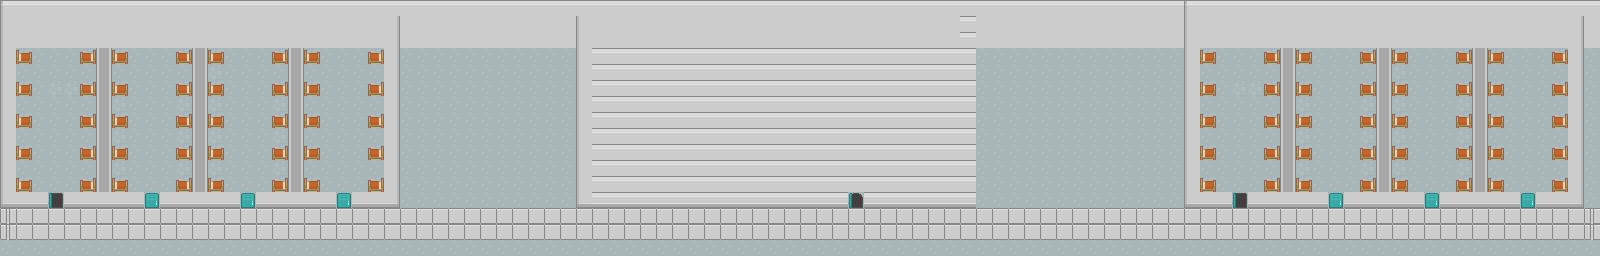

The image is a tile-based game level rendered from a .tmx file. Its description and source (layers, tilesets, objects; grid data summarised) follow:
An orthogonal 100x16 tile map with 16x16 px tiles, 4 tile layers (Tile Layer 3, Tile Layer 1, Tile Layer 4, Tile Layer 2), 2 tilesets and 69 objects.

<map version="1.2" tiledversion="1.2.0" orientation="orthogonal" renderorder="left-down" width="100" height="16" tilewidth="16" tileheight="16" infinite="0" nextlayerid="12" nextobjectid="169">
 <properties>
  <property name=" unity:scale " value="0.0625" />
 </properties>
 <tileset firstgid="1" source="meme.tsx" />
 <tileset firstgid="1037" source="roguelikeSheet_transparent.tsx" />
 <layer id="7" name="Tile Layer 3" width="100" height="16">
  <data>[1600 cells, 1600 non-empty, 1 distinct tile ids]</data>
 </layer>
 <layer id="5" name="Tile Layer 1" width="100" height="16">
  <data>[1600 cells, 1525 non-empty, 12 distinct tile ids]</data>
 </layer>
 <layer id="11" name="Tile Layer 4" width="100" height="16">
  <data>[1600 cells, 80 non-empty, 2 distinct tile ids]</data>
 </layer>
 <layer id="6" name="Tile Layer 2" width="100" height="16">
  <data>[1600 cells, 324 non-empty, 10 distinct tile ids]</data>
 </layer>
 <objectgroup id="10" name="Object Layer 1">
  <object id="92" x="-0.50958" y="37.1993" width="12.2081" height="168.161" />
  <object id="93" x="99.6338" y="36.9783" width="9.15067" height="164.085" />
  <object id="94" x="194.349" y="40.235" width="10.1698" height="161.537" />
  <object id="95" x="290.66" y="37.2221" width="9.66017" height="162.046" />
  <object id="96" x="388.255" y="40.7446" width="11.2554" height="161.537" />
  <object id="97" x="1.52874" y="195.501" width="46.8814" height="8.57467" />
  <object id="98" x="65.7358" y="195.302" width="333.265" height="7.62187" />
  <object id="100" x="2.03832" y="1.52874" width="396.963" height="37.1993" />
  <object id="101" x="385.752" y="34.6514" width="12.7395" height="14.7778" />
  <object id="102" x="17.8353" y="56.0538" width="13.7587" height="6.11496" />
  <object id="103" x="81.0232" y="56.5634" width="13.7587" height="5.60538" />
  <object id="104" x="18.8545" y="90.1957" width="13.2491" height="5.60538" />
  <object id="105" x="81.0232" y="90.1957" width="16.3066" height="4.58622" />
  <object id="106" x="81.0232" y="122.809" width="46.8814" height="4.58622" />
  <object id="107" x="82.0424" y="57.073" width="44.3335" height="6.62454" />
  <object id="109" x="81.5328" y="89.1765" width="45.3526" height="5.60538" />
  <object id="110" x="81.0232" y="154.403" width="46.3718" height="4.07664" />
  <object id="111" x="81.0232" y="185.487" width="45.3526" height="5.0958" />
  <object id="112" x="10.1916" y="184.468" width="21.4024" height="7.13412" />
  <object id="113" x="13.2491" y="153.893" width="18.3449" height="5.0958" />
  <object id="114" x="14.2682" y="121.28" width="16.8161" height="5.60538" />
  <object id="115" x="177.334" y="56.0538" width="45.8622" height="6.62454" />
  <object id="116" x="273.645" y="56.0538" width="45.3526" height="6.11496" />
  <object id="117" x="368.936" y="55.5442" width="14.7778" height="6.62454" />
  <object id="118" x="368.936" y="89.6861" width="15.2874" height="5.60538" />
  <object id="119" x="369.446" y="121.79" width="15.2874" height="5.60538" />
  <object id="120" x="369.446" y="153.384" width="15.2874" height="5.0958" />
  <object id="121" x="369.955" y="184.978" width="15.797" height="5.60538" />
  <object id="122" x="273.135" y="185.997" width="46.8814" height="5.0958" />
  <object id="123" x="177.334" y="185.997" width="46.3718" height="6.11496" />
  <object id="124" x="177.334" y="153.384" width="45.3526" height="6.11496" />
  <object id="125" x="177.334" y="121.79" width="47.9005" height="6.11496" />
  <object id="126" x="177.334" y="88.6669" width="45.3526" height="7.13412" />
  <object id="127" x="273.135" y="88.6669" width="45.8622" height="6.62454" />
  <object id="128" x="273.135" y="121.28" width="45.3526" height="5.60538" />
  <object id="129" x="273.645" y="153.893" width="45.8622" height="5.0958" />
  <object id="130" x="-4.51875" y="-13.5563" width="1619.97" height="47.4469" />
  <object id="131" x="971.532" y="-36.15" width="214.641" height="237.235" />
  <object id="133" x="390.872" y="-27.1125" width="189.788" height="224.741" />
  <object id="134" x="450.446" y="191.382" width="397.131" height="7.03595" />
  <object id="135" x="1186.86" y="195.405" width="45.3001" height="7.65097" />
  <object id="136" x="1252.55" y="195.545" width="55.1151" height="12.08" />
  <object id="137" x="1249.53" y="194.035" width="333.711" height="9.81502" />
  <object id="138" x="1566.63" y="20.3851" width="30.9551" height="187.24" />
  <object id="139" x="1166.22" y="17.443" width="29.4451" height="187.24" />
  <object id="140" x="573.046" y="30.9551" width="12.539" height="169.12" />
  <object id="141" x="767.837" y="12.835" width="15.1" height="176.67" />
  <object id="142" x="863.722" y="15.855" width="15.1" height="182.71" />
  <object id="143" x="959.607" y="18.12" width="16.61" height="178.18" />
  <object id="145" x="675.369" y="17.762" width="8.80297" height="176.67" />
  <object id="146" x="1199.01" y="182.912" width="16.6283" height="8.84486" />
  <object id="147" x="1199.01" y="150.363" width="16.6283" height="8.13727" />
  <object id="148" x="1200.78" y="119.229" width="14.5056" height="7.07589" />
  <object id="149" x="1200.78" y="89.1562" width="14.8594" height="6.01451" />
  <object id="150" x="1200.78" y="57.3147" width="15.2132" height="5.66071" />
  <object id="151" x="1264.82" y="58.0223" width="14.5056" height="4.59933" />
  <object id="152" x="1265.52" y="89.1562" width="13.798" height="6.01451" />
  <object id="153" x="1264.82" y="120.29" width="14.1518" height="6.72209" />
  <object id="154" x="1264.82" y="152.839" width="15.9208" height="6.01451" />
  <object id="155" x="1265.17" y="184.681" width="14.8594" height="6.72209" />
  <object id="157" x="1280.38" y="29.3649" width="15.567" height="165.222" />
  <object id="158" x="1376.61" y="28.3036" width="14.1518" height="166.991" />
  <object id="159" x="1472.14" y="26.1808" width="14.5056" height="179.728" />
  <object id="161" x="4.60803" y="251.138" width="607.108" height="9.21606" />
  <object id="162" x="608.836" y="251.138" width="507.459" height="9.21606" />
  <object id="163" x="1114.57" y="251.714" width="486.723" height="9.21606" />
  <object id="164" x="1596.68" y="205.057" width="5.76004" height="50.1123" />
  <object id="165" x="0" y="201.025" width="4.03203" height="55.2964" />
  <object id="167" x="864.47" y="191.341" width="115.022" height="7.59576" />
 </objectgroup>
</map>
